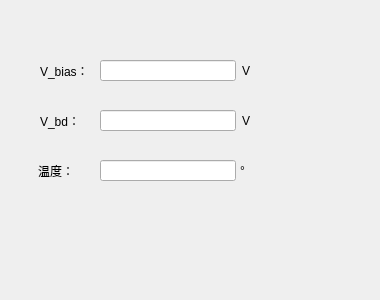
<?xml version="1.0" encoding="UTF-8"?>
<ui version="4.0">
 <class>receiver</class>
 <widget class="QWidget" name="receiver">
  <property name="geometry">
   <rect>
    <x>0</x>
    <y>0</y>
    <width>380</width>
    <height>300</height>
   </rect>
  </property>
  <property name="windowTitle">
   <string>Sipm</string>
  </property>
  <widget class="QLabel" name="label_26">
   <property name="geometry">
    <rect>
     <x>242</x>
     <y>60</y>
     <width>13</width>
     <height>21</height>
    </rect>
   </property>
   <property name="text">
    <string>V</string>
   </property>
  </widget>
  <widget class="QLabel" name="label_24">
   <property name="geometry">
    <rect>
     <x>40</x>
     <y>60</y>
     <width>51</width>
     <height>21</height>
    </rect>
   </property>
   <property name="text">
    <string>V_bias：</string>
   </property>
  </widget>
  <widget class="QLineEdit" name="lineEdit_master">
   <property name="geometry">
    <rect>
     <x>100</x>
     <y>60</y>
     <width>136</width>
     <height>21</height>
    </rect>
   </property>
  </widget>
  <widget class="QLabel" name="label_27">
   <property name="geometry">
    <rect>
     <x>240</x>
     <y>160</y>
     <width>13</width>
     <height>21</height>
    </rect>
   </property>
   <property name="text">
    <string>°</string>
   </property>
  </widget>
  <widget class="QLabel" name="label_25">
   <property name="geometry">
    <rect>
     <x>38</x>
     <y>160</y>
     <width>51</width>
     <height>21</height>
    </rect>
   </property>
   <property name="text">
    <string>温度：</string>
   </property>
  </widget>
  <widget class="QLineEdit" name="lineEdit_master_2">
   <property name="geometry">
    <rect>
     <x>100</x>
     <y>160</y>
     <width>136</width>
     <height>21</height>
    </rect>
   </property>
  </widget>
  <widget class="QLineEdit" name="lineEdit_master_3">
   <property name="geometry">
    <rect>
     <x>100</x>
     <y>110</y>
     <width>136</width>
     <height>21</height>
    </rect>
   </property>
  </widget>
  <widget class="QLabel" name="label_28">
   <property name="geometry">
    <rect>
     <x>242</x>
     <y>110</y>
     <width>13</width>
     <height>21</height>
    </rect>
   </property>
   <property name="text">
    <string>V</string>
   </property>
  </widget>
  <widget class="QLabel" name="label_29">
   <property name="geometry">
    <rect>
     <x>40</x>
     <y>110</y>
     <width>51</width>
     <height>21</height>
    </rect>
   </property>
   <property name="text">
    <string>V_bd：</string>
   </property>
  </widget>
 </widget>
 <resources/>
 <connections/>
</ui>
